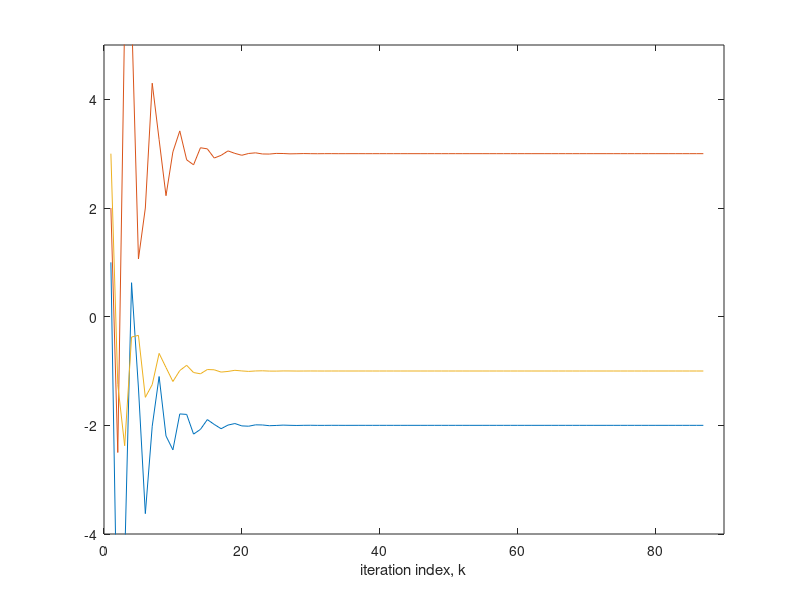

Source code (MATLAB): (Note: this script raises an error after producing the figure.)
%% Brian Faure
% Recitation Problem One
% Part A
% Part A
n=1; 
v(n) = 0; 
T=0.001; 
C=0.004; 
A=20; 
while v(n)<=60 
    v(n+1) = (((A) - C*(v(n)^2))*(0.001)) + v(n); 
    n=n+1;
    v(n)=[v(n)];   %save as array
end
disp(v(n)) % max velocity
disp(0.001*n)  %time t60
t60=0:0.001:0.001*(n-1);
plot(t60,v)
hold on
xlabel('t (sec)'), ylabel('v (mph)')
axis([0 15 0 80])
hold off
%% Part B
clear all
n=1;
T=0.001;
v(n)=60;
A=-4;
C=0.004;
while v(n) > 0
    v(n+1) = (((A) - C*(v(n)^2))*(0.001)) + v(n); 
    n=n+1;
    v(n)=[v(n)];  % saves this as array 
end
disp(v(n))  % shows the smallest velocity 
disp(0.001*n) %time frame
t2=0:0.001:0.001*(n-1);
plot(t2,v)
%% Problem Two
a=[2 -1 2; 1 2 2; 0 -1 4];
b=[-9;2;-7];
% Part A
x=a\b

% Part B
I = eye(size(a));        
D = diag(diag(a));       

B = I - D\a;                  
c = D\b;                 

tol=1e-10;   
x=[1 2 3]';
k=1;   
X=x;         

while 1
   xnew = B*x + c;
   if norm(xnew-x) < tol    
      break;               
   end                    
   x = xnew;
   k = k+1;
   X = [X,x];       
end

k
x
norm(a*x-b) 

K=1:k;
plot(K,X')
axis([0 90 -4 5])
xlabel('iteration index, k')
legend('x1=-2','x2=3','x3=-1','location','e')

% Part C
p=max(abs(eig(B)))
%p is less then 1